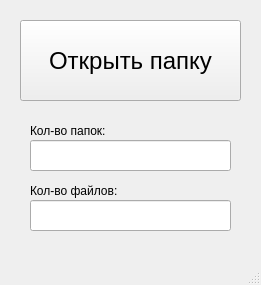
<?xml version="1.0" encoding="UTF-8"?>
<ui version="4.0">
 <class>MainWindow</class>
 <widget class="QMainWindow" name="MainWindow">
  <property name="geometry">
   <rect>
    <x>0</x>
    <y>0</y>
    <width>261</width>
    <height>285</height>
   </rect>
  </property>
  <property name="windowTitle">
   <string>Подсчет файлов</string>
  </property>
  <widget class="QWidget" name="centralwidget">
   <widget class="QPushButton" name="pushButton">
    <property name="geometry">
     <rect>
      <x>20</x>
      <y>20</y>
      <width>221</width>
      <height>81</height>
     </rect>
    </property>
    <property name="font">
     <font>
      <pointsize>18</pointsize>
     </font>
    </property>
    <property name="text">
     <string>Открыть папку</string>
    </property>
    <property name="icon">
     <iconset theme="folder-new"/>
    </property>
    <property name="iconSize">
     <size>
      <width>30</width>
      <height>30</height>
     </size>
    </property>
   </widget>
   <widget class="QLineEdit" name="lineFolders">
    <property name="geometry">
     <rect>
      <x>30</x>
      <y>140</y>
      <width>201</width>
      <height>31</height>
     </rect>
    </property>
    <property name="font">
     <font>
      <pointsize>15</pointsize>
     </font>
    </property>
    <property name="readOnly">
     <bool>true</bool>
    </property>
   </widget>
   <widget class="QLineEdit" name="lineFiles">
    <property name="geometry">
     <rect>
      <x>30</x>
      <y>200</y>
      <width>201</width>
      <height>31</height>
     </rect>
    </property>
    <property name="font">
     <font>
      <pointsize>15</pointsize>
     </font>
    </property>
    <property name="readOnly">
     <bool>true</bool>
    </property>
   </widget>
   <widget class="QLabel" name="label">
    <property name="geometry">
     <rect>
      <x>30</x>
      <y>110</y>
      <width>201</width>
      <height>41</height>
     </rect>
    </property>
    <property name="text">
     <string>Кол-во папок:</string>
    </property>
   </widget>
   <widget class="QLabel" name="label_2">
    <property name="geometry">
     <rect>
      <x>30</x>
      <y>170</y>
      <width>201</width>
      <height>41</height>
     </rect>
    </property>
    <property name="text">
     <string>Кол-во файлов:</string>
    </property>
   </widget>
  </widget>
  <widget class="QMenuBar" name="menubar">
   <property name="geometry">
    <rect>
     <x>0</x>
     <y>0</y>
     <width>261</width>
     <height>22</height>
    </rect>
   </property>
  </widget>
  <widget class="QStatusBar" name="statusbar"/>
 </widget>
 <resources/>
 <connections/>
</ui>
